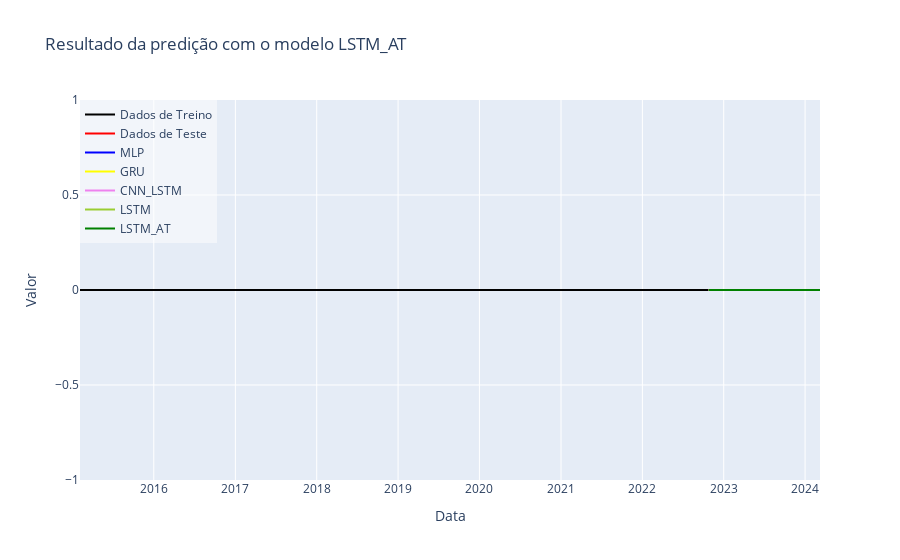

Write notebook code for a chart like this one.
### Code cell
import plotly.graph_objects as go

# Cria um gráfico de linha usando o Plotly
fig = go.Figure()

# Adiciona os valores reais ao gráfico
#fig.add_trace(go.Scatter(x=T_test, y=y_test_real, mode='lines', name='Real', line=dict(color='red')))
fig.add_trace(go.Scatter(x=T_train, y=y_train_real, mode='lines',name="Dados de Treino",line=dict(color='black')))
fig.add_trace(go.Scatter(x=T_test, y=y_test_real, mode='lines', name="Dados de Teste", line=dict(color='red')))

# Adiciona os valores preditos ao gráfico
colors=['blue', 'yellow', 'violet', 'yellowgreen', 'green']
for i in range(predictions.shape[1]):
    fig.add_trace(go.Scatter(x=T_test, y=predictions[:,i], mode='lines', name=f'{list(trained_best_models.keys())[i]}', line=dict(color=colors[i])))

# Configura o layout do gráfico
fig.update_layout(
    title=f'Resultado da predição com o modelo {model_name}',
    xaxis_title='Data',
    yaxis_title='Valor',
    showlegend=True,
    legend=dict(x=0, y=1, bgcolor='rgba(255, 255, 255, 0.5)')
)

# Exibe o gráfico
fig.show()

### Figure 1 — Plotly figure (JSON) as saved in the notebook; plotly's stock layout.template omitted (floating-point values rounded to 4 significant figures; data arrays with more than 128 entries replaced by an {"elided": "..."} marker saying what was removed)
{"data": [{"line": {"color": "black"}, "mode": "lines", "name": "Dados de Treino", "type": "scatter", "x": {"elided": "1921 str values"}, "y": {"elided": "1921 int values"}}, {"line": {"color": "red"}, "mode": "lines", "name": "Dados de Teste", "type": "scatter", "x": {"elided": "340 str values"}, "y": {"elided": "340 int values"}}, {"line": {"color": "blue"}, "mode": "lines", "name": "MLP", "type": "scatter", "x": {"elided": "340 str values"}, "y": {"elided": "340 int values"}}, {"line": {"color": "yellow"}, "mode": "lines", "name": "GRU", "type": "scatter", "x": {"elided": "340 str values"}, "y": {"elided": "340 int values"}}, {"line": {"color": "violet"}, "mode": "lines", "name": "CNN_LSTM", "type": "scatter", "x": {"elided": "340 str values"}, "y": {"elided": "340 int values"}}, {"line": {"color": "yellowgreen"}, "mode": "lines", "name": "LSTM", "type": "scatter", "x": {"elided": "340 str values"}, "y": {"elided": "340 int values"}}, {"line": {"color": "green"}, "mode": "lines", "name": "LSTM_AT", "type": "scatter", "x": {"elided": "340 str values"}, "y": {"elided": "340 int values"}}], "layout": {"legend": {"bgcolor": "rgba(255, 255, 255, 0.5)", "x": 0, "y": 1}, "showlegend": true, "title": {"text": "Resultado da predição com o modelo LSTM_AT"}, "xaxis": {"title": {"text": "Data"}}, "yaxis": {"title": {"text": "Valor"}}}}
